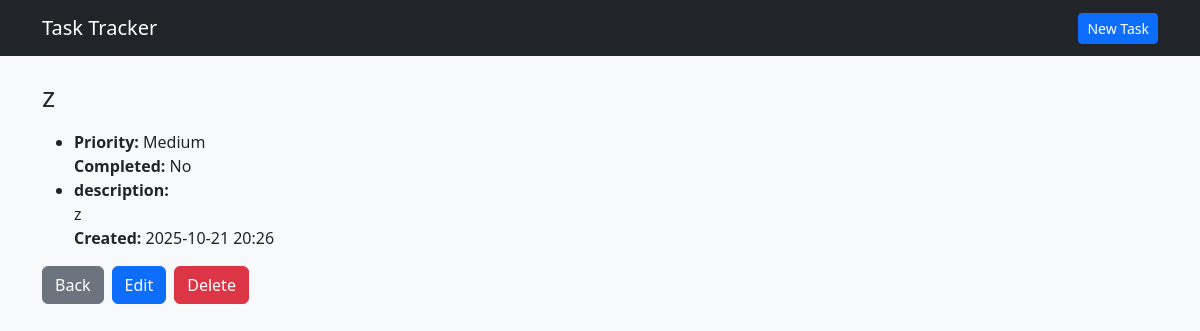
/tasks/9/, run on an earlier commit of the app's database.
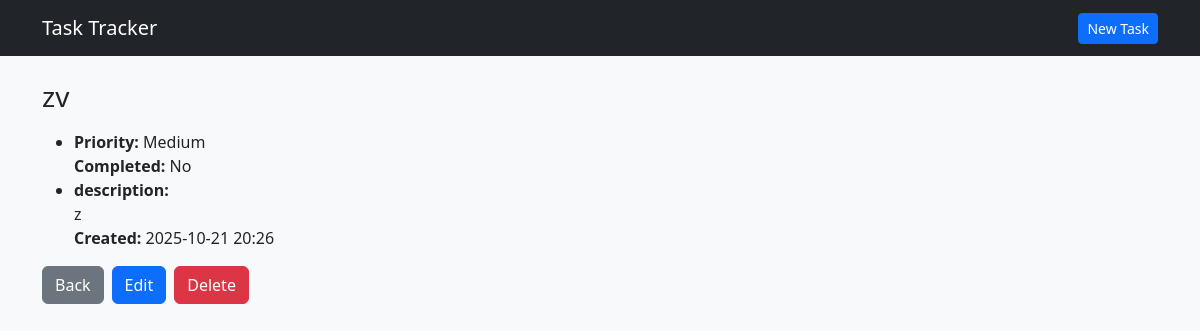
And on a later commit of the database.
### tasks/models.py (models this page shows, shortened)
class Task(models.Model):
    PRIORITY_LOW = 'low'
    PRIORITY_MEDIUM ='medium'
    PRIORITY_HIGH = 'high'
    PRIORITY_CHOICES = [
        (PRIORITY_LOW, 'Low'),
        (PRIORITY_MEDIUM, 'Medium'),
        (PRIORITY_HIGH, 'High'),
    ]
    title = models.CharField(max_length=100)
    description = models.TextField(blank=True)
    priority = models.CharField(max_length=10, choices=PRIORITY_CHOICES, default=PRIORITY_MEDIUM)
    is_completed = models.BooleanField(default=False)
    created_at = models.DateTimeField(auto_now_add=True)

### tasks/views.py (the view)
# urls.py: path("tasks/<int:pk>/",views.task_detail, name = "task_detail"),
def task_detail(request, pk):
    task = get_object_or_404(Task,pk=pk)
    return render(request, "task_detail.html", {"task":task})

### tasks/templates/task_detail.html
{% extends "base.html" %}
{% block content %}
<h1 class="h3 mb-3">{{ task.title }}</h1>
<ul class="list-goup mb-3">
    <li class="list-goup-item"><strong>Priority:</strong> {{ task.get_priority_display}} </li>
    <li class="list-group-item"><strong>Completed:</strong> {{ task.is_completed|yesno:"Yes,No" }}</li>
    {% if task.description %}
    <li class="list-goup-item">
        <strong>description:</strong><br>{{ task.description }}
    </li>
    {% endif %}
    <li class="list-group-item"><strong>Created:</strong> {{ task.created_at|date:"Y-m-d H:i" }}</li>
</ul>
<div class="d-flex gap-2">
    <a class="btn btn-secondary" href="{% url 'task_list' %}">Back</a>
    <a class="btn btn-primary" href="{% url 'task_update' task.pk %}">Edit</a>
    <a class="btn btn-danger" href="{% url 'task_delete' task.pk %}">Delete</a>
</div>
{% endblock %}

What changed in the data, as far as the page shows it:
changed Task "Medium": title "z" → "zv"
